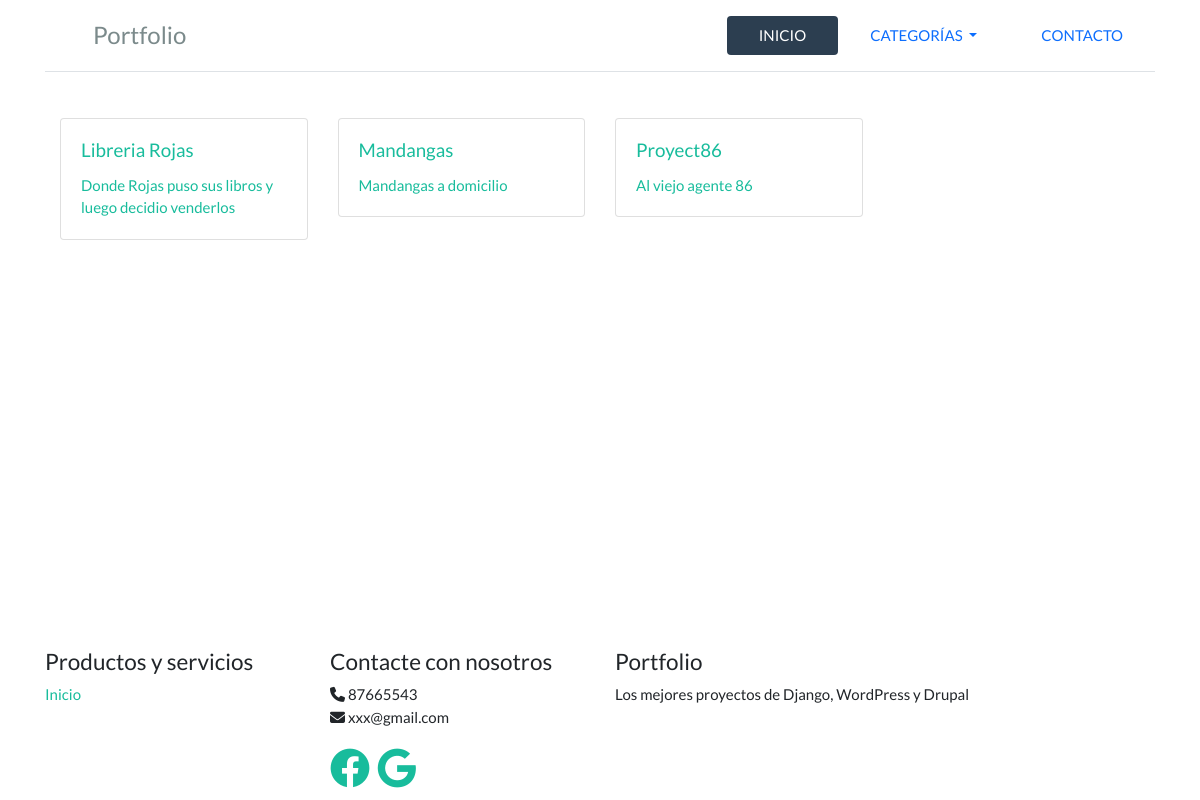
Screenshot of /3/ with the database file from the repository.
### portfolioapp/models.py (models this page shows, shortened)
class Proyecto(models.Model):
    categorias = models.ManyToManyField(Categoria, verbose_name='Categoria', related_name="proyectos")
    titulo = models.CharField(max_length = 250, verbose_name='Titulo', null=False, blank=False)
    descripcion = models.TextField(verbose_name='Descripcion', null=False, blank=False)
    year = models.IntegerField(verbose_name='Año', null=False, blank=False)
    fecha_creacion = models.DateTimeField(verbose_name='Fecha creación' , default=now)
    imagen = models.ImageField(verbose_name = 'Imagen', null=True, blank=True)

### portfolioapp/views.py (the view)
# urls.py: path('', views.HomeView.as_view(), name='home'),
class HomeView(TemplateView):
    template_name = 'portfolio/home.html'
    def get_context_data(self, **kwargs):
        context = super(HomeView, self).get_context_data(**kwargs)
        cat_id = kwargs.get('cat_id')
        context['proyectos'] = Proyecto.objects.filter(categorias__id=cat_id) if cat_id else Proyecto.objects.all()
        return context

### portfolioapp/templatetags/categorias_dropdown.py (called while the page is built)
@register.inclusion_tag('portfolio/categorias_dropdown.html')
def categorias_dropdown():
    categorias = Categoria.objects.all()
    return {'categorias': categorias}

### templates/portfolio/home.html (shortened to what this page needs)
{% extends 'portfolio/base.html' %}
{% load static %}
{% block content %}
<div>
	<div class="container mb-5">
		<div class="row">
		{% if proyectos %}
			{% for proyecto in proyectos %}
				<div class="col-sm-3">
					<a href="{% url 'proyecto_update' pk=proyecto.id %}" class="p-5">
						<div class="card">
							<div class="card-body">
								<h5 class="card-title">{{ proyecto.titulo }}</h5>
								<p class="card-text">{{ proyecto.descripcion }}</p>
							</div>
						</div>
					</a>
				</div>
			{% endfor %}
		{% else %}
			<p>No se han encontrado proyectos</p>
		{% endif %}
		</div>
	</div>
</div>
{% endblock %}

### rows the page displays
Proyecto: titulo "Libreria Rojas", descripcion "Donde Rojas puso sus libros y luego decidio venderlos"
Proyecto: titulo "Mandangas", descripcion "Mandangas a domicilio"
Proyecto: titulo "Proyect86", descripcion "Al viejo agente 86"
